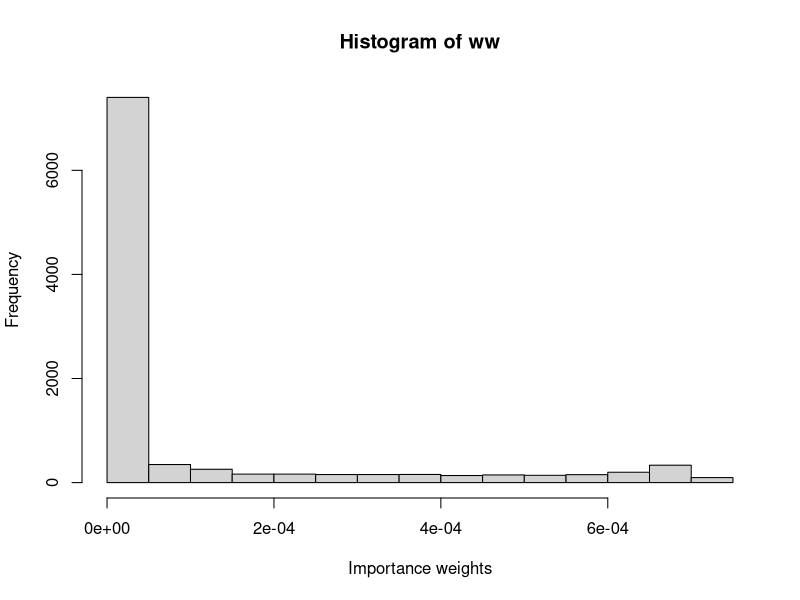
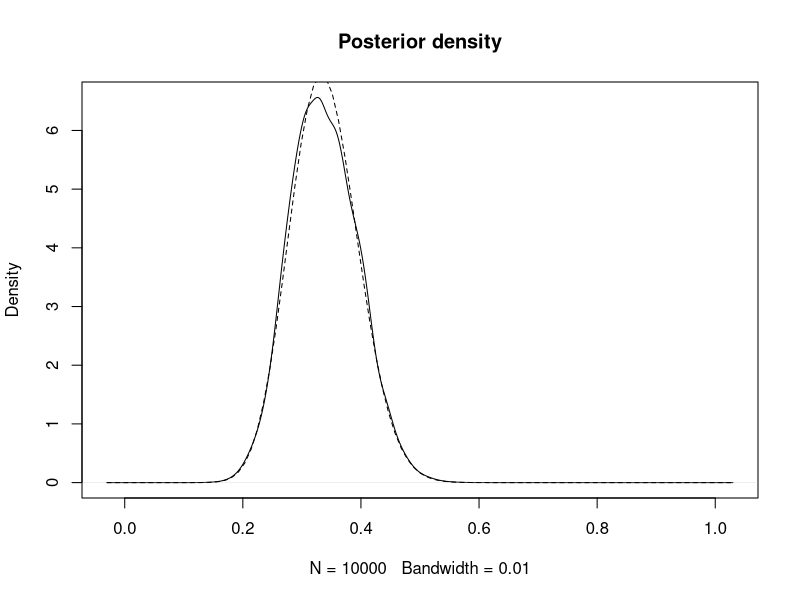
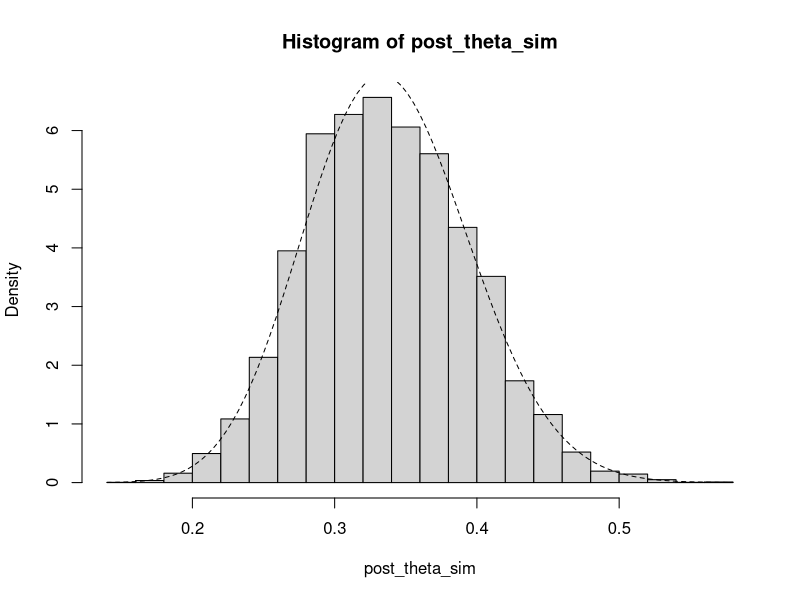
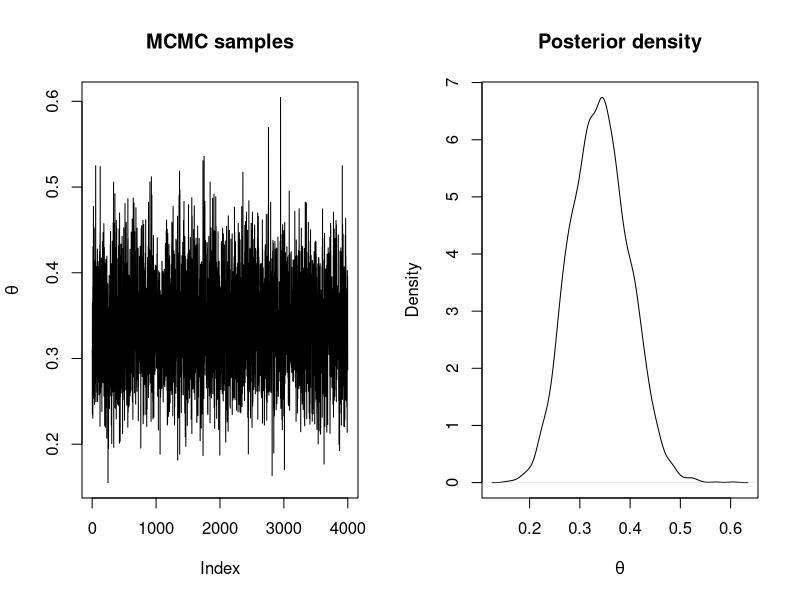
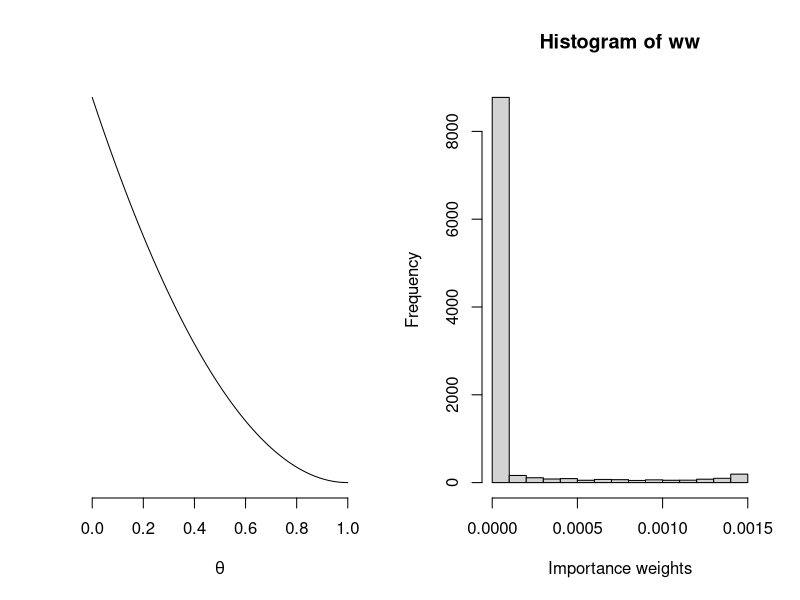
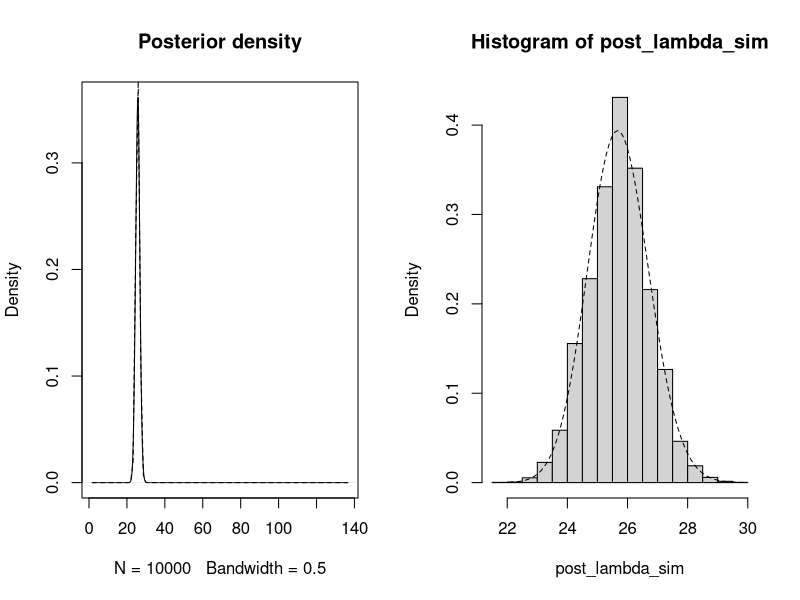
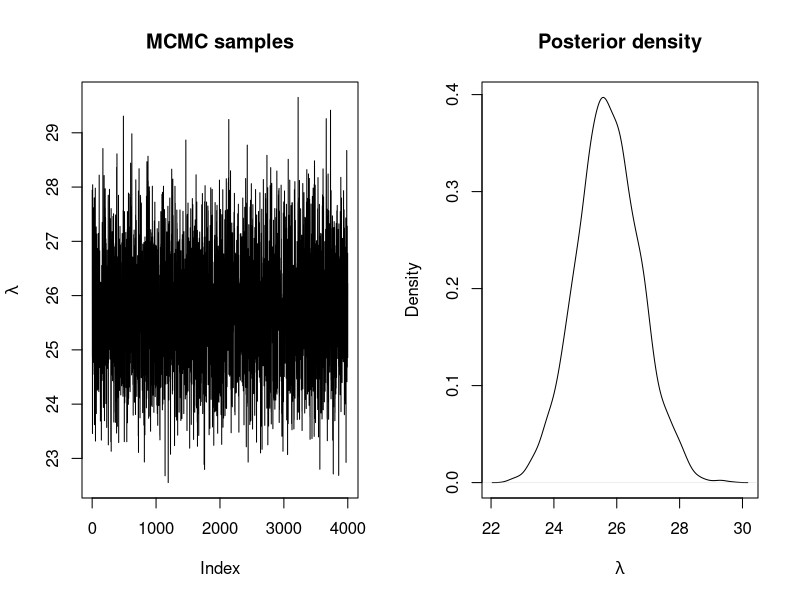
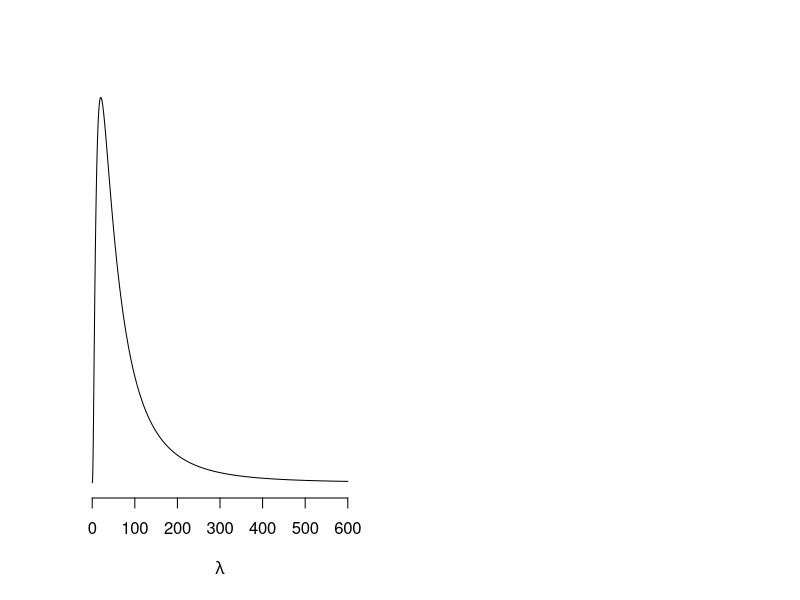

Here is the R script that generated these plots, in order:
## ---- chunk 1
data <- data.frame(MMs = c(20, 22, 24), red = c(5, 8, 9))
## ---- chunk 2
n_simulations <- 10000
set.seed(12)
theta_sim <- runif(n_simulations)
## ---- chunk 3
# Log-Likelihood (for each value of theta_sim)
loglik_binom <- sapply(theta_sim, function(THETA) {
  sum(dbinom(data$red, data$MMs, THETA, log = TRUE))
})

# Log-weights: log-lik + log-prior - log-sampling_distr
log_ww <- loglik_binom + dbeta(theta_sim, 1, 1, log = TRUE) - log(1)

# Re-scale weights to sum up to one
log_ww <- log_ww - max(log_ww)
ww <- exp(log_ww)
ww <- ww / sum(ww)

## ---- chunk 4
hist(ww, xlab = "Importance weights")
## ---- chunk 5
# Posterior mean
post_mean <- sum(theta_sim * ww)
post_mean 

# Posterior variance
post_var <- sum(theta_sim^2 * ww)- post_mean^2
post_var
## ---- chunk 6
plot(density(theta_sim, weights = ww, bw = 0.01), main = "Posterior density")
curve(dbeta(x, sum(data$red) + 1, sum(data$MMs) -sum(data$red) + 1), lty = 2, add = TRUE)
## ---- chunk 7
post_theta_sim <- sample(theta_sim, prob = ww, replace = TRUE)
hist(post_theta_sim, freq = FALSE)
curve(dbeta(x, sum(data$red) + 1, sum(data$MMs) -sum(data$red) + 1), lty = 2, add = TRUE)
## ---- chunk 8
# Proposal distribution: sampling
rq <- function() {
  runif(1)
}

# Proposal distribution: log-density
logdq <- function(x) {
  dunif(x, log = TRUE)
}

# Prior distribution: Beta(1, 1), log-density
logprior <- function(theta) {
  dbeta(theta, 1, 1, log = TRUE)
}

# Log-Likelihood
loglik <- function(y, theta, N) {
   res <- sum(dbinom(y, N, theta, log = TRUE)) 
}
## ---- chunk 9
# Number of iterations
n.iter <- 40500

# Simulations of the parameter
theta <- rep(NA, n.iter)

# Initial value
theta[1] <- 0.5

# Data
y <- data$red
N <- data$MMs

for(i in 2:n.iter) {
  new.theta <- rq()

  # Log-Acceptance probability
  logacc.prob <- loglik(y, new.theta, N) + logprior(new.theta) + logdq(theta[i - 1])
  logacc.prob <- logacc.prob - loglik(y, theta[i - 1], N) - logprior(theta[i - 1]) - 
    logdq(new.theta)
  logacc.prob <- min(0, logacc.prob) # Note that 0 = log(1)

  if(log(runif(1)) < logacc.prob) {
    # Accept
    theta[i] <- new.theta
  } else {
    # Reject
    theta[i] <- theta[i - 1]
  }
}
## ---- chunk 10
# Remove burn-in
theta <- theta[-c(1:500)]

# Thinning
theta <- theta[seq(1, length(theta), by = 10)]

# Summary statistics
summary(theta)

par(mfrow = c(1, 2))
plot(theta, type = "l", main = "MCMC samples", ylab = expression(theta))
plot(density(theta), main = "Posterior density", xlab = expression(theta))
## ---- chunk 11
curve((1-x)^2, xlab = expression(theta), ylab = NA, yaxt = 'n', bty = 'n')
## ---- chunk 12
data <- data.frame(Us = c(25, 29, 27, 27, 25, 27, 22, 26, 27, 29, 23, 28, 25,
  24, 22, 25, 23, 29, 23, 28, 21, 29, 28, 23, 28))
y <- data$Us
## ---- chunk 13
n_simulations <- 10000
set.seed(1)
lambda_sim <- rlnorm(n_simulations, 3, 0.5)
## ---- chunk 14
# Log-Likelihood (for each value of lambda_sim)
loglik_pois <- sapply(lambda_sim, function(LAMBDA) {
  sum(dpois(data$Us, LAMBDA, log = TRUE))
})

# Log-weights: log-lik + log-prior - log-sampling_ditr
log_ww <- loglik_pois + dgamma(lambda_sim, 0.01, 0.01, log = TRUE) - dlnorm(lambda_sim, 3, 0.5, log = TRUE)

# Re-scale weights to sum up to one
log_ww <- log_ww - max(log_ww)
ww <- exp(log_ww)
ww <- ww / sum(ww)

## ---- chunk 15
hist(ww, xlab = "Importance weights")
## ---- chunk 16
# Posterior mean
(post_mean <- sum(lambda_sim * ww))

# Posterior variance
(post_var <- sum(lambda_sim^2 * ww)- post_mean^2)
## ---- chunk 17
plot(density(lambda_sim, weights = ww, bw = 0.5) , main = "Posterior density")
curve(dgamma(x, sum(data$Us) + 0.01, length(data$Us) + 0.01), lty = 2, add = TRUE)
## ---- chunk 18
post_lambda_sim <- sample(lambda_sim, prob = ww, replace = TRUE)
hist(post_lambda_sim, freq = FALSE)
curve(dgamma(x, sum(data$Us) + 0.01, length(data$Us) + 0.01), lty = 2, add = TRUE)
## ---- chunk 19
# Proposal distribution: sampling
rq <- function(lambda) {
  rlnorm(1, meanlog = log(lambda), sdlog = sqrt(1 / 100))
}

# Proposal distribution: log-density
logdq <- function(new.lambda, lambda) {
  dlnorm(new.lambda, meanlog = log(lambda), sdlog = sqrt(1 / 100), log = TRUE)
}

# Prior distribution: Ga(0.01, 0.01)
logprior <- function(lambda) {
  dgamma(lambda, 0.01, 0.01, log = TRUE)
}

# LogLikelihood
loglik <- function(y, lambda) {
   res <- sum(dpois(y, lambda, log = TRUE)) 
}
## ---- chunk 20
# Number of iterations
n.iter <- 40500

# Simulations of the parameter
lambda <- rep(NA, n.iter)

# Initial value
lambda[1] <- 30

for(i in 2:n.iter) {
  new.lambda <- rq(lambda[i - 1])
  
  # Log-Acceptance probability
  logacc.prob <- loglik(y, new.lambda) + logprior(new.lambda) +
    logdq(lambda[i - 1], new.lambda)
  logacc.prob <- logacc.prob - loglik(y, lambda[i - 1]) - logprior(lambda[i - 1]) - 
    logdq(new.lambda, lambda[i - 1])
  logacc.prob <- min(0, logacc.prob)#0 = log(1)
  
  if(log(runif(1)) < logacc.prob) {
    # Accept
    lambda[i] <- new.lambda
  } else {
    # Reject
    lambda[i] <- lambda[i - 1]
  }
}
## ---- chunk 21
# Remove burn-in
lambda <- lambda[-c(1:500)]

# Thinning
lambda <- lambda[seq(1, length(lambda), by = 10)]

# Summary statistics
summary(lambda)

par(mfrow = c(1, 2))
plot(lambda, type = "l", main = "MCMC samples", ylab = expression(lambda))
plot(density(lambda), main = "Posterior density", xlab = expression(lambda))
## ---- chunk 22
curve(
  dlnorm(x, 4, 1),
  xlim = c(0, 600), n = 1e3,
  xlab = expression(lambda), ylab = NA,
  yaxt = 'n', bty = 'n'
)
